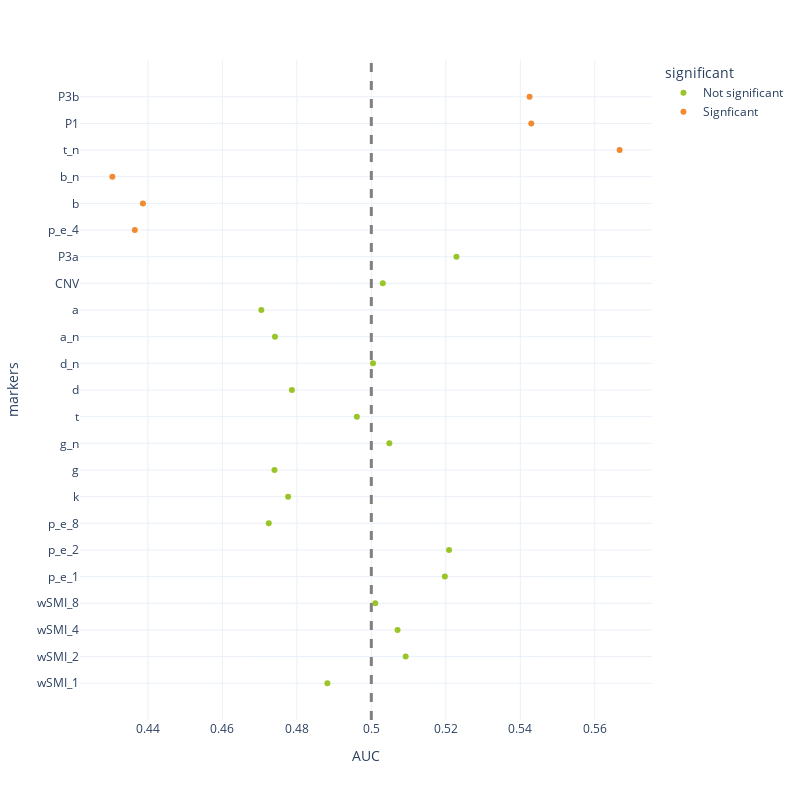

Notebook code for this chart:
### Code cell
trial_mind_roc = pd.read_csv('Data/univariate_roc_mind_trial.csv')
fig = px.scatter(trial_mind_roc,x = 'AUC', y = 'markers', template = "plotly_white", color = 'significant',color_discrete_sequence = [green,orange])
fig.add_vline(x=0.5, line_width=3, line_dash="dash", line_color="grey")

fig.update_layout(
    autosize=False,
    width=800,
    height=800,
    yaxis = {
            'showticklabels': True,
            'tickmode': 'linear',
        }
    
)
fig.show()
pio.write_json(fig, 'Figs/univariate_roc_mind_trial.plotly')

### Figure 1 — Plotly figure (JSON) as saved in the notebook; plotly's stock layout.template omitted (floating-point values rounded to 4 significant figures)
{"data": [{"hovertemplate": "significant=Not significant<br>AUC=%{x}<br>markers=%{y}<extra></extra>", "legendgroup": "Not significant", "marker": {"color": "#9AC529", "symbol": "circle"}, "mode": "markers", "name": "Not significant", "orientation": "h", "showlegend": true, "type": "scatter", "x": [0.4882, 0.5092, 0.507, 0.5011, 0.5198, 0.5209, 0.4725, 0.4777, 0.474, 0.5048, 0.4961, 0.4787, 0.5004, 0.4741, 0.4705, 0.5031, 0.5229], "xaxis": "x", "y": ["wSMI_1", "wSMI_2", "wSMI_4", "wSMI_8", "p_e_1", "p_e_2", "p_e_8", "k", "g", "g_n", "t", "d", "d_n", "a_n", "a", "CNV", "P3a"], "yaxis": "y"}, {"hovertemplate": "significant=Signficant<br>AUC=%{x}<br>markers=%{y}<extra></extra>", "legendgroup": "Signficant", "marker": {"color": "#F38A31", "symbol": "circle"}, "mode": "markers", "name": "Signficant", "orientation": "h", "showlegend": true, "type": "scatter", "x": [0.4365, 0.4387, 0.4305, 0.5667, 0.543, 0.5425], "xaxis": "x", "y": ["p_e_4", "b", "b_n", "t_n", "P1", "P3b"], "yaxis": "y"}], "layout": {"autosize": false, "height": 800, "legend": {"title": {"text": "significant"}, "tracegroupgap": 0}, "margin": {"t": 60}, "shapes": [{"line": {"color": "grey", "dash": "dash", "width": 3}, "type": "line", "x0": 0.5, "x1": 0.5, "xref": "x", "y0": 0, "y1": 1, "yref": "y domain"}], "width": 800, "xaxis": {"anchor": "y", "autorange": true, "domain": [0, 1], "range": [0.4218, 0.5754], "title": {"text": "AUC"}, "type": "linear"}, "yaxis": {"anchor": "x", "autorange": true, "domain": [0, 1], "range": [-1.379, 23.38], "showticklabels": true, "tickmode": "linear", "title": {"text": "markers"}, "type": "category"}}}
